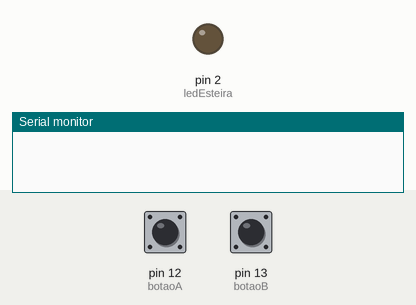
The sketch below on a simulated Arduino Uno, built with avr-gcc and run on an emulated ATmega328P. On the bench: output pins drawn as LEDs (lit = HIGH), the last lines printed to the serial monitor. The inputs (shaded band) are chosen by the test bench; at power-on: pin 12 (botaoA) HIGH, pin 13 (botaoB) HIGH.

Above: at 1.2 s.
1.3 s: pin 12 (botaoA) pulled LOW for 0.15 s
At 1.9 s:
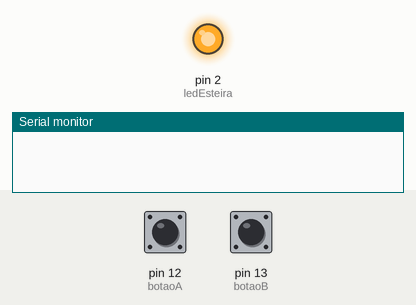
4.5 s: pin 13 (botaoB) pulsed LOW 5 times (0.12 s each, 0.3 s apart)
At 7.1 s:
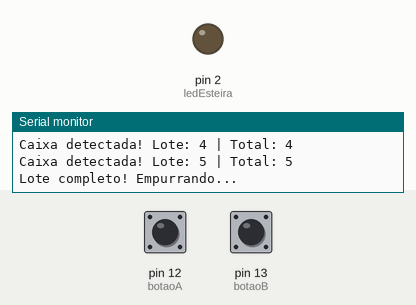
Timing chart, 0 to 10.2 s (numbered marks = the images above; inputs shaded):
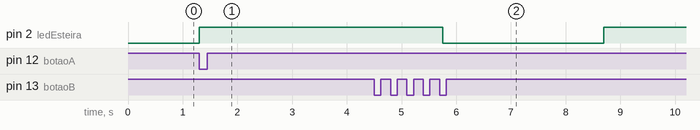

Measured:
- after the input at 1.3 s, pin 2 (ledEsteira): LOW → HIGH at once
- after the input at 4.5 s, pin 2 (ledEsteira): HIGH → LOW after 1.3 s, → HIGH 2.9 s later

The sketch:

Ex16.ino
```cpp
const int ledEsteira = 2;
const int botaoA = 12;
const int botaoB = 13;
int contaLote = 0;
int totalCaixas = 0;
unsigned long tempoParada = 0;
bool esteiraLigada = false;
bool bloqueioLote = false;
bool bloqueioTotal = false;


bool botaoB_ant = HIGH;

void setup() {
  pinMode(ledEsteira, OUTPUT);
  pinMode(botaoA, INPUT_PULLUP);
  pinMode(botaoB, INPUT_PULLUP);
  Serial.begin(9600);
}

void loop() {
  unsigned long agora = millis();
  bool leituraB = digitalRead(botaoB);


  if (digitalRead(botaoA) == LOW) {
    if (bloqueioTotal) {

      totalCaixas = 0;
      contaLote = 0;
      bloqueioTotal = false;
      Serial.println("Sistema Resetado!");
    }
    esteiraLigada = true;
  }


  if (esteiraLigada && !bloqueioLote && !bloqueioTotal) {
    if (leituraB == LOW && botaoB_ant == HIGH) {
      contaLote++;
      totalCaixas++;
      Serial.print("Caixa detectada! Lote: ");
      Serial.print(contaLote);
      Serial.print(" | Total: ");
      Serial.println(totalCaixas);
      delay(50);
    }
  }
  botaoB_ant = leituraB;
  if (contaLote >= 5 && !bloqueioLote) {
    esteiraLigada = false;
    bloqueioLote = true;
    tempoParada = agora;
    contaLote = 0;
    Serial.println("Lote completo! Empurrando...");
  }


  if (bloqueioLote && !bloqueioTotal) {
    if (agora - tempoParada >= 3000) {
      bloqueioLote = false;
      esteiraLigada = true;
      Serial.println("Esteira retomada.");
    }
  }
  if (totalCaixas >= 20) {
    esteiraLigada = false;
    bloqueioTotal = true;
    if (leituraB == LOW && botaoB_ant == HIGH) {
       Serial.println("Capacidade Máxima Atingida! Aguardando Reset.");
    }
  }

  if (esteiraLigada) {
    digitalWrite(ledEsteira, HIGH);
  } else {
    digitalWrite(ledEsteira, LOW);
  }
}
```
